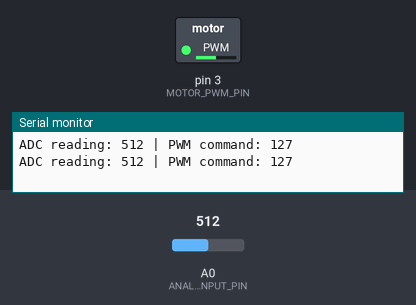
Bench run of a program on a simulated Arduino Uno, built with avr-gcc and run on an emulated ATmega328P. Shown: switched loads named in the program (green lamp = pin HIGH), the last lines printed to the serial monitor. The test bench sets the inputs (shaded band); at power-on: A0 (ANALOG_INPUT_PIN) = 512.

Above: at 1.8 s.
1.9 s: A0 (ANALOG_INPUT_PIN) set to 716
At 2.4 s:
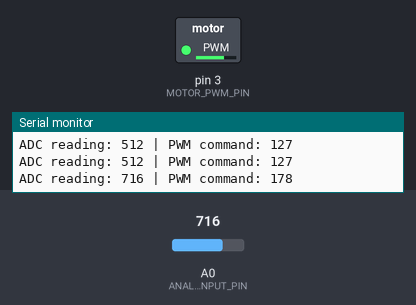
3.5 s: A0 (ANALOG_INPUT_PIN) set to 900
At 5.1 s:
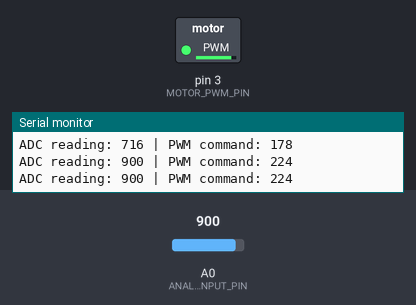
5.5 s: A0 (ANALOG_INPUT_PIN) set to 245
At 6.7 s:
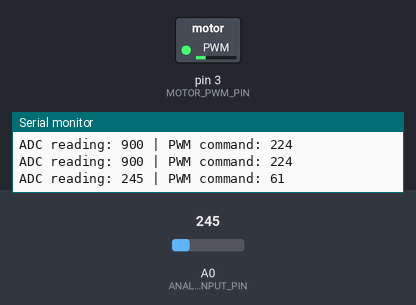
7.5 s: A0 (ANALOG_INPUT_PIN) set to 0
At 8.3 s:
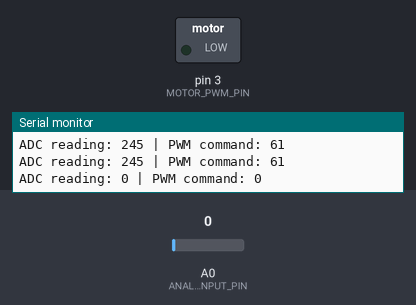
9.5 s: A0 (ANALOG_INPUT_PIN) set to 511
At 11.0 s:
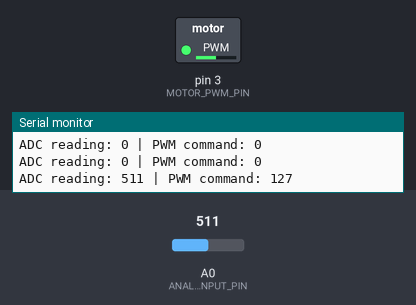
Timing chart, 0 to 12.5 s (numbered marks = the images above; inputs shaded):
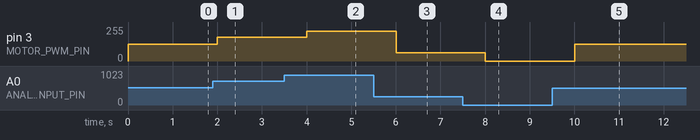

Measured:
- after the input at 1.9 s, pin 3 (MOTOR_PWM_PIN): 127/255 → 178/255 after 0.10 s
- after the input at 3.5 s, pin 3 (MOTOR_PWM_PIN): 178/255 → 224/255 after 0.50 s
- after the input at 5.5 s, pin 3 (MOTOR_PWM_PIN): 224/255 → 61/255 after 0.50 s
- after the input at 7.5 s, pin 3 (MOTOR_PWM_PIN): 61/255 → 0/255 after 0.51 s
- after the input at 9.5 s, pin 3 (MOTOR_PWM_PIN): 0/255 → 127/255 after 0.51 s

The program:

main.cpp
```cpp
#include <Arduino.h>

// The PWM-capable pin that controls the MOSFET gate.
const int MOTOR_PWM_PIN = 3;

// The analog pin that reads the RV wiper voltage.
const int ANALOG_INPUT_PIN = A0;

// The input and output ranges used by the direct mapping.
const int ADC_MIN = 0;
const int ADC_MAX = 1023;
const int PWM_MIN = 0;
const int PWM_MAX = 255;

// Pause between control updates so the serial output is easy to read.
const unsigned long CONTROL_UPDATE_DELAY_MS = 1000;
const unsigned long SERIAL_BAUD = 9600;

void setup() {
	// Start with the motor command off.
	pinMode(MOTOR_PWM_PIN, OUTPUT);
	analogWrite(MOTOR_PWM_PIN, PWM_MIN);

	// Start the serial monitor connection at 9,600 bits per second.
	Serial.begin(SERIAL_BAUD);
}

void loop() {
	// Read A0 as a number from 0 through 1023.
	const int adcReading = analogRead(ANALOG_INPUT_PIN);

	// Map the ADC reading directly to a PWM command from 0 through 255.
	const int pwmCommand = map(adcReading, ADC_MIN, ADC_MAX, PWM_MIN, PWM_MAX);
	analogWrite(MOTOR_PWM_PIN, pwmCommand);

	// Report the input reading and the output command together.
	Serial.print("ADC reading: ");
	Serial.print(adcReading);
	Serial.print(" | PWM command: ");
	Serial.println(pwmCommand);

	// Intentionally wait before reading and updating the motor again.
	delay(CONTROL_UPDATE_DELAY_MS);
}
```
